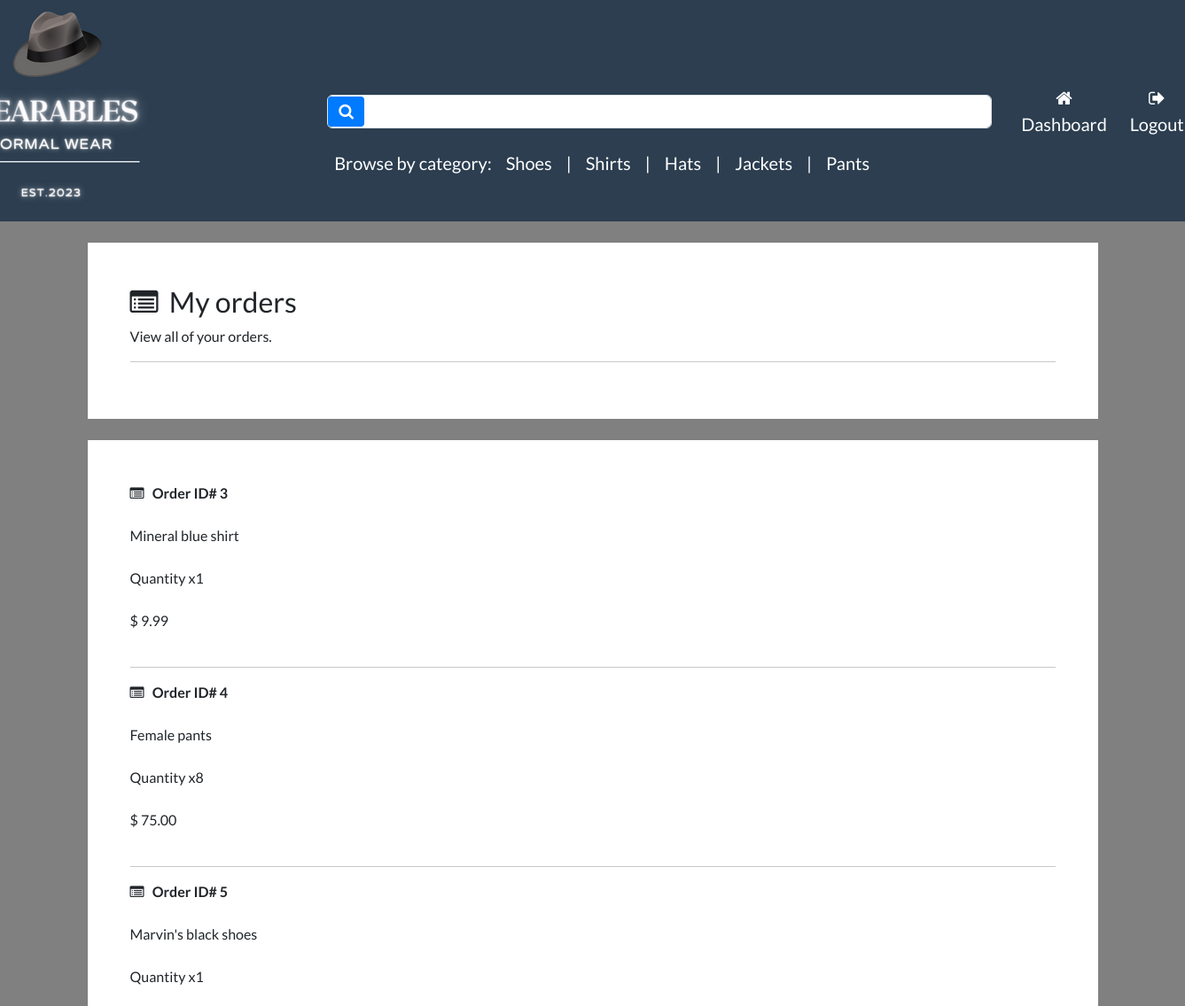
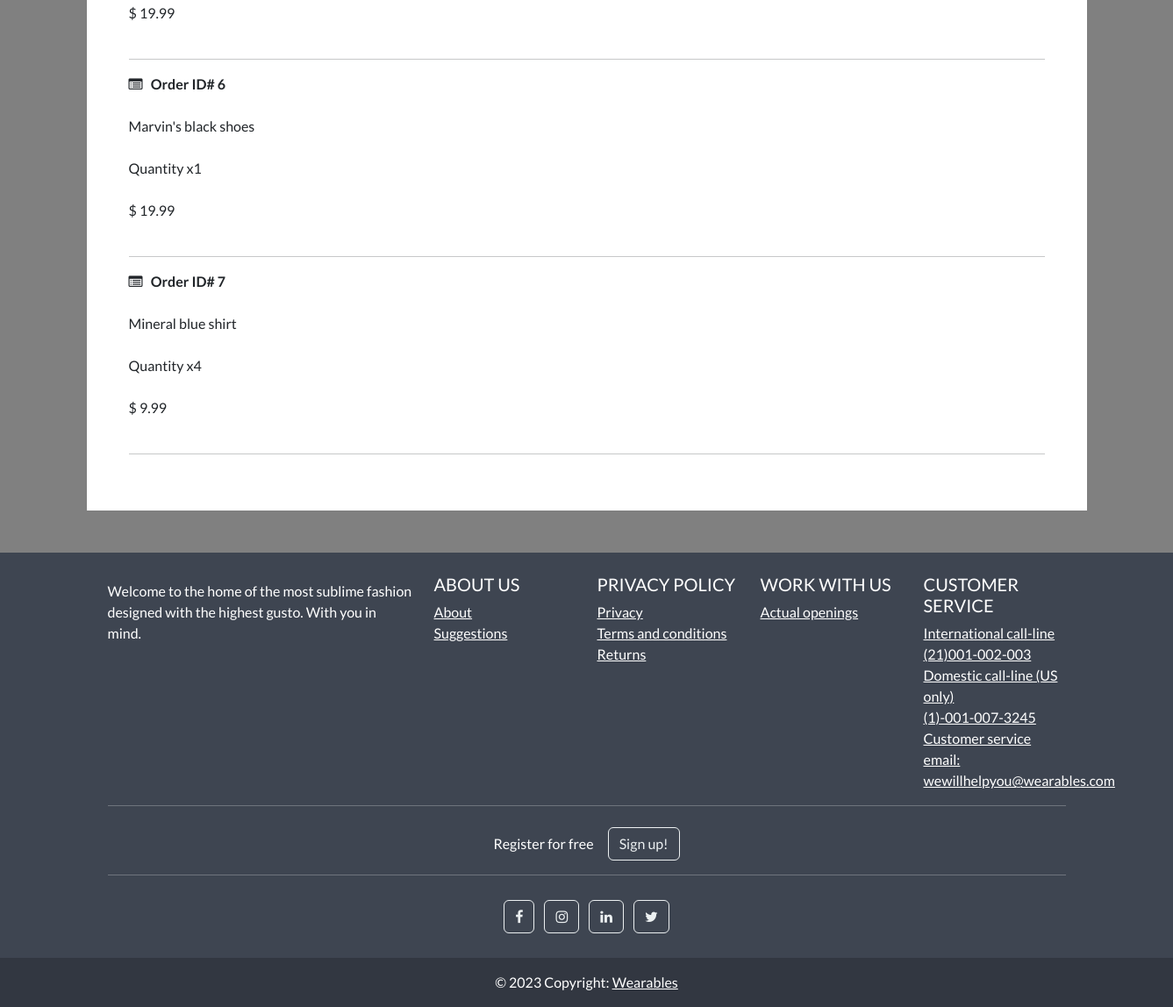
Page /account/track-orders (signed in) on the earlier database version (2 pictures, top to bottom).
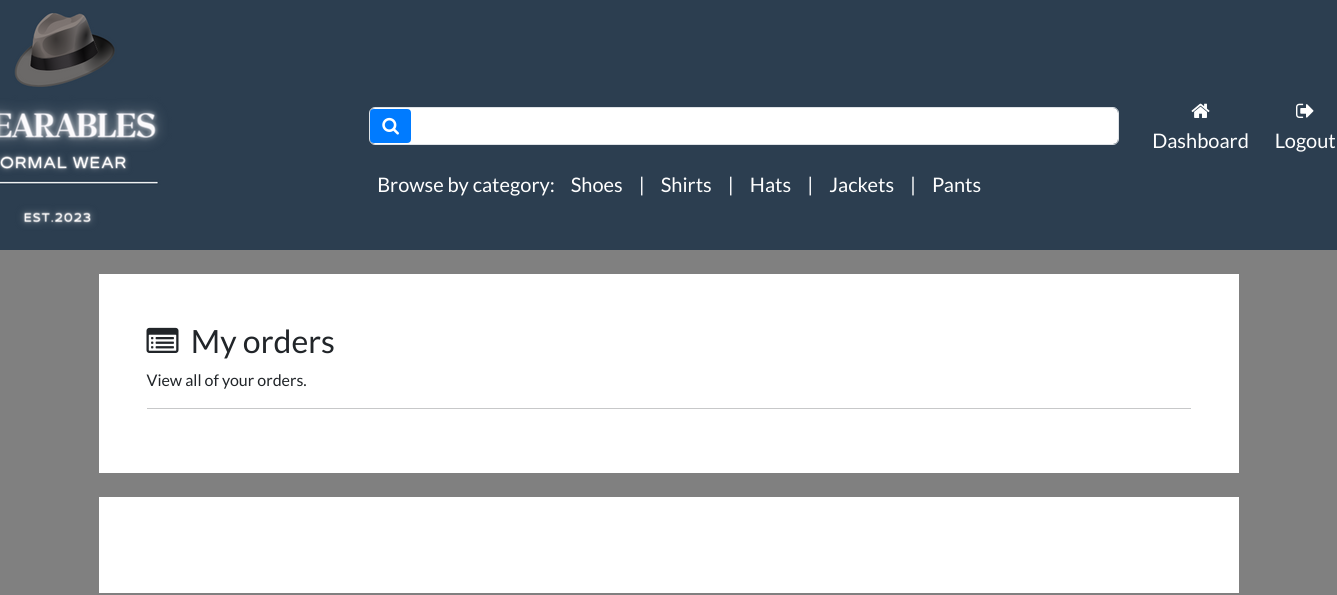
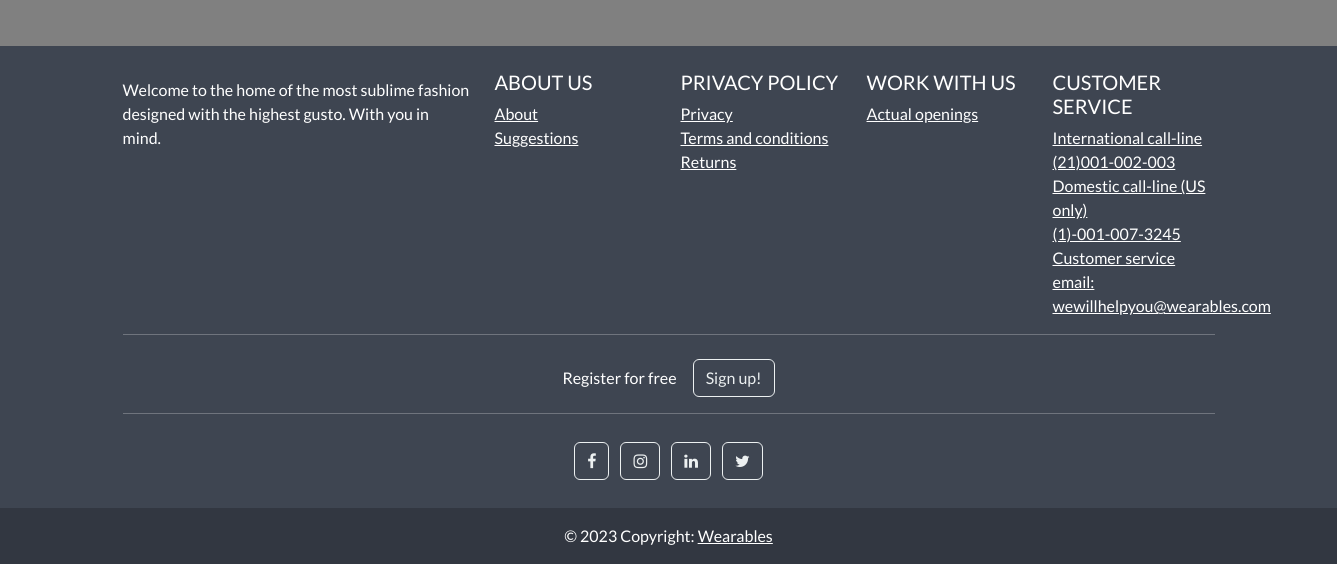
Same page on the later database version (2 pictures, top to bottom).
### store/models.py (models this page shows, shortened)
class Category(models.Model):
    name=models.CharField(max_length=250,db_index=True)                                                                 #db index to make looking for it faster
    slug=models.SlugField(max_length=250,unique=True)                                                                   #unique cause only one category for every product
    class Meta:
        verbose_name_plural = 'categories'                                                                              #django by default adds an s to category name
    def get_absolute_url(self):                                                                                         #dynamic links for categories
        return reverse('list-category',args=[self.slug])

class Product(models.Model):
    category = models.ForeignKey(Category, related_name='product',on_delete=models.CASCADE, null=True)                  #linking category and product through a fk, will add category to products
    title=models.CharField(max_length=250)
    brand=models.CharField(max_length=250,default='un-branded')
    description= models.TextField(blank=True)                                                                           #blank denotes an optional field
    slug=models.SlugField(max_length=255)                                                                               #to make urls more user-friendly and readable/unique
    price=models.DecimalField(max_digits=5,decimal_places=2)                                                            #product price
    image = models.ImageField(upload_to='images/')                                                                      #upon uploading an image will create an image subfolder in media (pillow rqd)
    tags = models.ManyToManyField('Tag', related_name='product_tags', blank=True)
    class Meta:
        verbose_name_plural = 'products'                                                                                #django by default adds an s to category name
    def __str__(self):
        return self.title                                                                        #(products referenced by their correct title instead of product1, or product2)

### payment/models.py (models this page shows, shortened)
class OrderItem(models.Model):
    order = models.ForeignKey(Order, on_delete=models.CASCADE, null=True)                                               #order items linked to order class, multiple items linked to one order
    product = models.ForeignKey(Product, on_delete=models.CASCADE, null=True)                                           #multiple order item objects can be associated with one product, but
    quantity = models.PositiveBigIntegerField(default=1)
    price = models.DecimalField(max_digits=8,decimal_places=2)                                                          #price per quantity of items, not the total amount
    user = models.ForeignKey(User, on_delete=models.CASCADE, null=True, blank=True)

### account/views.py (the view)
# urls.py: path('track-orders',views.track_orders,name='track-orders'),
@login_required(login_url='my-login')
def track_orders(request):
    try:
        orders=OrderItem.objects.filter(user=request.user)                                                              #fetching the orders associated with a user, user FK
        context = {'orders': orders}
        return render(request, 'account/track-orders.html', context=context)
    except:                                                                                                             #in case user has no orders
        return render(request, 'account/track-orders.html')

### cart/cart.py (called while the page is built)
    def __len__(self):                                                                                #total length of products in a session
        return sum(item['qty'] for item in self.cart.values())                                        #total number of items in a shopping cart

### cart/context_processors.py (called while the page is built)
def cart(request):
    return {'cart':Cart(request)}

### store/views.py (called while the page is built)
def categories(request):
    all_categories=Category.objects.all()                                                                               #select all categories
    return {'all_categories': all_categories}

### account/templates/account/track-orders.html (shortened to what this page needs)
{% extends "store/base.html" %}
{% load static %}
{% load crispy_forms_tags %}
{% block content %}
    <br>
    <div class="container bg-white shadow-md p-5 form-layout">
             <h3> <i class="fa fa-list-alt" aria-hidden="true"></i> &nbsp;My orders </h3>
             <p> View all of your orders. </p>
             <hr>
    </div>
    <br>
      <div class="container bg-white shadow-md p-5 form-layout">
          {% for order in orders %}
            <strong> <i class="fa fa-list-alt" aria-hidden="true"></i> &nbsp; Order ID# {{ order.id }}</strong>
            <br> <br>
            {{order.product}}
            <br> <br>
             Quantity x{{ order.quantity }}
            <br> <br>
             $ {{ order.price }}
              <br> <br>
              <hr>
          {% endfor %}
    </div>
    <br><br>
{% endblock %}

### store/templates/store/base.html (shortened to what this page needs)
{% load static %}
<!DOCTYPE html>
<html>
    <head>
        <link rel="stylesheet" href="https://bootswatch.com/5/flatly/bootstrap.min.css">
        <link rel="stylesheet" href="https://cdnjs.cloudflare.com/ajax/libs/font-awesome/4.7.0/css/font-awesome.min.css">
        <link rel="stylesheet" href="{%static 'css/styles.css'%}">
    </head>
<nav class="navbar navbar-expand-lg bg-primary justify-content-center" style="max-height: 250px; margin: auto;">
        <a class="navbar-brand main-heading text-white" href="{% url 'store' %}">
            <img src="{% static 'media/images/Wearables1.png' %}" alt="Your Custom Logo">
        </a>
<nav class="navbar navbar-expand-lg navbar-light bg-primary justify-content-center" style="padding-left: 150px;padding-top: 80px;">
    <div class="container navbar-light">
        <div class="search-form">
            <form class="d-flex mb-3" action="{% url 'search' %}" method="GET">
                <div style="position: relative;">
                    <button class="btn btn-primary d-flex align-items-center" type="submit" style="position: absolute; left: 1px; top: 50%; transform: translateY(-50%); border: none; background-color: #007bff; color: #fff; padding: 8px 12px; border-radius: 4px; cursor: pointer; transition: background-color 0.2s; border-radius: 4px;">
                        <i class="fa fa-search" style="font-size: 18px;" aria-hidden="true"></i>
                    </button>
                    <input class="form-control me-2" type="search" name="search_query" style="width: 750px; padding-left: 50px; background-color: #fff; color: #000;" aria-label="Search">
                </div>
            </form>
            <div class="categories-list">
                <div class="w-100 d-flex justify-content-center bg-primary">
                    <ul class="navbar-nav me-auto mb-2 mb-md-0">
                        <li class="nav-item">
                            <a class="nav-link text-white" href="" style="font-size:20px;">Browse by category:</a>
                        </li>
                        {% for category in all_categories %}
                            <li class="nav-item">
                                <a class="nav-link text-white" href="{{ category.get_absolute_url }}" style="font-size:20px;">{{ category.name|capfirst }}</a>
                            </li>
                            {% if not forloop.last %}
                                <li class="nav-item">
                                    <span class="nav-link text-white" style="font-size: 20px;"> | </span>
                                </li>
                            {% endif %}
                        {% endfor %}
                    </ul>
                </div>
            </div>
        </div>
    </div>
</nav>
        <div class="collapse navbar-collapse text-center" id="navbarNavDropdown">
            <ul class="navbar-nav ms-auto">
            {% if user.is_authenticated%}
                <li class="nav-item">
                    <a class="btn btn-alert navbar-btn text-white" type="button" style="font-size:20px;"  href="{%  url 'dashboard' %}"><i class="fa fa-home" aria-hidden="true"></i> Dashboard </a>
                </li>
            {% else %}
                 <li class="nav-item">
                    <a class="btn btn-alert navbar-btn text-white" type="button" style="font-size:20px;"  href="{%  url 'register' %}"> Register </a>
                </li>
            {% endif %}
            {% if user.is_authenticated %}
                 <li class="nav-item">
                     <a class="btn btn-alert navbar-btn text-white" type="button" style="font-size:20px;" href="{% url 'user-logout'%}"><i class="fa fa-sign-out" aria-hidden="true"></i> Logout </a>
                </li>
                {% else%}
                <li class="nav-item">
                    <a class="btn btn-alert navbar-btn text-white" type="button"  style="font-size:20px;" href="{% url 'my-login'%}"> Login </a>
                </li>
            {% endif %}
            </ul>
        </div>
    </nav>
    <body>
        {% block content %}
        {% endblock %}
    </body>
  <footer
          class="text-center text-lg-start text-white"
          style="background-color: #3e4551"
          >
    <div class="container p-4 pb-0">
      <section class="">
        <div class="row">
          <div class="col-lg-4 col-md-6 mb-4 mb-md-0">
            <p>
              Welcome to the home of the most sublime fashion designed with the highest gusto. With you in mind.
            </p>
          </div>
          <div class="col-lg-2 col-md-6 mb-4 mb-md-0">
            <h5 class="text-uppercase">About us</h5>
            <ul class="list-unstyled mb-0">
              <li>
                <a href="#!" class="text-white">About</a>
              </li>
              <li>
                <a href="#!" class="text-white">Suggestions</a>
              </li>
            </ul>
          </div>
          <div class="col-lg-2 col-md-6 mb-4 mb-md-0">
            <h5 class="text-uppercase">Privacy policy</h5>
            <ul class="list-unstyled mb-0">
              <li>
                <a href="#!" class="text-white">Privacy</a>
              </li>
              <li>
                <a href="#!" class="text-white">Terms and conditions</a>
              </li>
              <li>
                <a href="#!" class="text-white">Returns</a>
              </li>
            </ul>
          </div>
          <div class="col-lg-2 col-md-6 mb-4 mb-md-0">
            <h5 class="text-uppercase">Work with us</h5>
            <ul class="list-unstyled mb-0">
              <li>
                <a href="#!" class="text-white">Actual openings</a>
              </li>
            </ul>
          </div>
          <div class="col-lg-2 col-md-6 mb-4 mb-md-0">
            <h5 class="text-uppercase">Customer service</h5>
            <ul class="list-unstyled mb-0">
              <li>
                <a href="#!" class="text-white">International call-line</a>
              </li>
              <li>
                <a href="#!" class="text-white">(21)001-002-003</a>
              </li>
              <li>
                <a href="#!" class="text-white">Domestic call-line (US only)</a>
              </li>
              <li>
                <a href="#!" class="text-white">(1)-001-007-3245</a>
              </li>
              <li>
                <a href="#!" class="text-white">Customer service email:</a>
              </li>
                <li>
                <a href="#!" class="text-white">wewillhelpyou@wearables.com</a>
              </li>
            </ul>
          </div>
        </div>
      </section>
      <hr class="mb-4" />
      <section class="">
        <p class="d-flex justify-content-center align-items-center">
          <span class="me-3">Register for free</span>
          <button type="button" class="btn btn-outline-light btn-rounded">
            Sign up!
          </button>
        </p>
      </section>
      <hr class="mb-4" />
      <section class="mb-4 text-center">
        <a
           class="btn btn-outline-light btn-floating m-1"
           href="#!"
           role="button"
           ><i class="fa fa-facebook-f"></i
          ></a>
        <a
           class="btn btn-outline-light btn-floating m-1"
           href="#!"
           role="button"
           ><i class="fa fa-instagram"></i
          ></a>
        <a
           class="btn btn-outline-light btn-floating m-1"
           href="#!"
           role="button"
           ><i class="fa fa-linkedin"></i
          ></a>
        <a
           class="btn btn-outline-light btn-floating m-1"
           href="#!"
           role="button"
           ><i class="fa fa-twitter"></i
          ></a>
      </section>
    </div>
    <div
         class="text-center p-3"
         style="background-color: rgba(0, 0, 0, 0.2)"
         >
      © 2023 Copyright:
      <a class="text-white">Wearables</a>
    </div>
  </footer>
</html>

### account/templates/account/track-orders.html (style rules this page uses)
body { background-color: gray; }

Differences in the rows shown:
removed OrderItem: id "3", product "Mineral blue shirt", quantity "1", price "9.99"
removed OrderItem: id "4", product "Female pants", quantity "8", price "75.00"
removed OrderItem: id "5", product "Marvin's black shoes", quantity "1", price "19.99"
removed OrderItem: id "6", product "Marvin's black shoes", quantity "1", price "19.99"
removed OrderItem: id "7", product "Mineral blue shirt", quantity "4", price "9.99"
